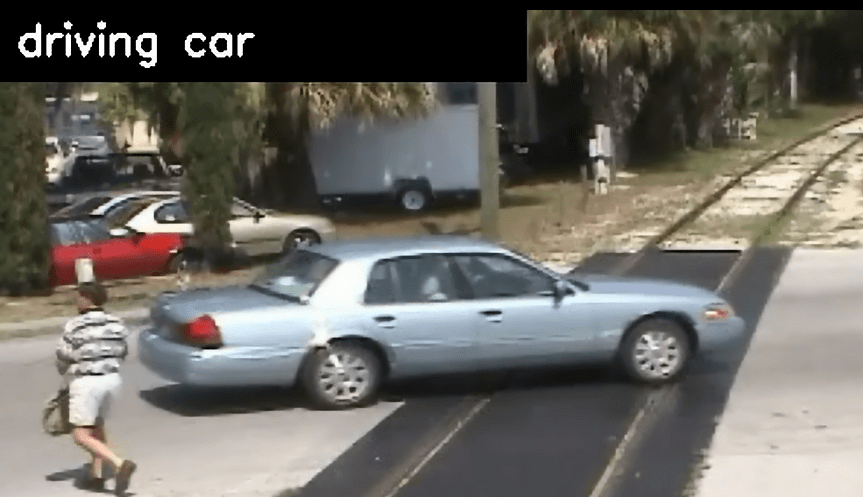
#> input picture utils/har.png, 863 x 497 px
$ python play_sequence.py
#> lines starting #> are read from the running program, lines starting #| are printed output that depends on the picture
#> the answer given: .
import os
import cv2


def play_frame_sequence(frames_path, frames_delay=30, window_size=(600,400)):
    # reorder images in sequence by frame number
#> called with frames_path = '.', frames_delay = 200, window_size = (600, 400)
    images = [os.path.join(frames_path, im_name) for im_name in os.listdir(frames_path)]
    images.sort(key=os.path.getctime)

    print('Press <ESC> key to stop the player...')

    # play frames sequence
    for im_name in images:
        frame = cv2.imread(im_name)
#> frame is the input picture: shape (497, 863, 3); mean B, G, R 97.9, 104, 106.7
        frame = cv2.resize(frame, dsize=window_size)
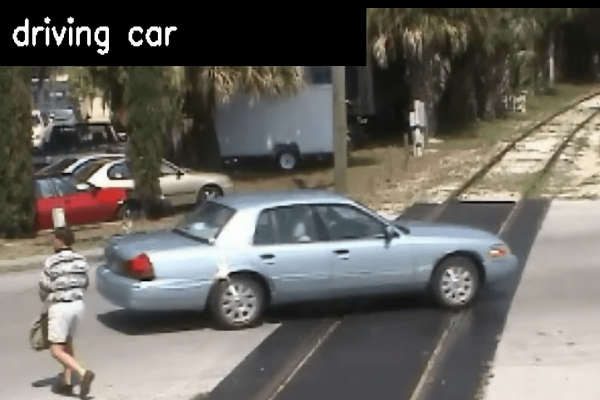
#> frame: shape (400, 600, 3); mean B, G, R 97.8, 103.9, 106.6
        cv2.imshow('Player', frame)
        k = cv2.waitKey(frames_delay) & 0xFF
#> (key Esc is pressed here)
        if k == 27:  # ESC key press
            break

    cv2.destroyAllWindows()


if __name__ == "__main__":
    import tkinter as tk
    from tkinter import filedialog

    root = tk.Tk()
    root.withdraw()

    load_data_path = filedialog.askdirectory(title='Load Data To Display')

    frames_delay = 200

    play_frame_sequence(load_data_path, frames_delay=frames_delay)
